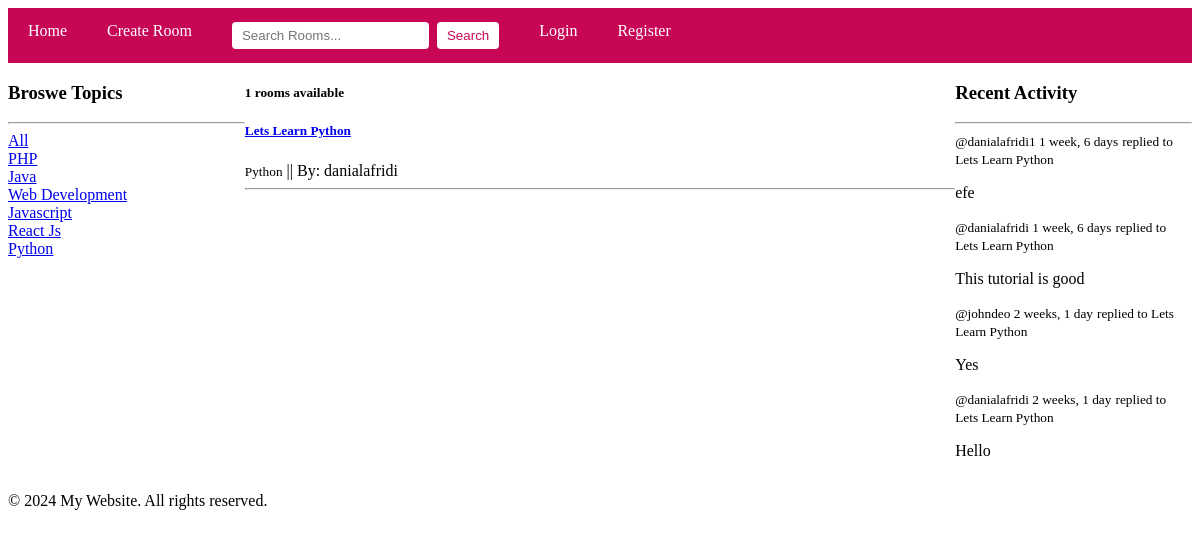
Page /?q=Python on the committed database.
### base/models.py (models this page shows)
class Topic(models.Model):
    name = models.CharField(max_length=200, blank=False)
    updated_at = models.DateTimeField(auto_now=True)
    created_at = models.DateTimeField(auto_now_add=True)
    class Meta:
        ordering = ['-updated_at', '-created_at']
    def __str__(self):
        return str(self.name)

class Room(models.Model):
    host = models.ForeignKey(User, on_delete=models.SET_NULL,null=True)
    topic = models.ForeignKey(Topic, on_delete=models.SET_NULL,null=True)
    name = models.CharField(max_length=100, blank=False)
    description = models.TextField(null=True, blank=True)
    participants = models.ManyToManyField(User,related_name='participants',blank=True)
    updated_at = models.DateTimeField(auto_now=True)
    created_at = models.DateTimeField(auto_now_add=True)
    class Meta:
        ordering = ['-updated_at', '-created_at']
    def __str__(self):
        return str(self.name)

class Message(models.Model):
     user = models.ForeignKey(User, on_delete=models.CASCADE)
     room = models.ForeignKey(Room, on_delete=models.CASCADE)
     body = models.TextField()
     updated_at = models.DateTimeField(auto_now=True)
     created_at = models.DateTimeField(auto_now_add=True)
     class Meta:
        ordering = ['-updated_at', '-created_at']
     def __str__(self):
        return str(self.body[0:50])

### base/views.py (the view)
# urls.py: path('', views.home,name='home'),
def home(request):
    q = request.GET.get('q') if request.GET.get('q') != None else ''
    rooms = Room.objects.filter(Q(topic__name__icontains=q) | Q(name__icontains=q) | Q(description__icontains=q) | Q(host__username__icontains=q))
    topics = Topic.objects.all()
    room_count = rooms.count()
    room_message = Message.objects.filter(Q(room__topic__name__icontains=q))
    context = {'rooms':rooms,'topics':topics,'room_count':room_count,'room_messages':room_message}
    return render(request,'base/home.html', context)

### base/templates/base/home.html (shortened to what this page needs)
{% extends 'main.html' %}
{% block content %}
<div class="home-container">
    <div>
        {% include 'base/component/topics.html' %}
    </div>
    <div>
        {% include 'base/component/feed.html' %}
    </div>
     <div>
   {% include 'base/component/activity.html' %}
</div>
</div>
   {% endblock content %}

### base/templates/base/component/topics.html
    <h3>Broswe Topics</h3>
    <hr>
    <div>
        <a href="{% url 'home' %}">All</a>
    </div>
    {% for topic in topics %}
    <div>
        <a href="{% url 'home' %}?q={{topic.name}}">{{topic.name}}</a>
    </div>
    {% endfor %}

### base/templates/base/component/feed.html (shortened to what this page needs)
<h5>{{room_count}} rooms available</h5>
{% for room in rooms%}
<div>
    <h5><a class="btn" href="{% url 'room' room.id %}">{{room.name}}</a></h5>
    <small>{{room.topic}}</small> ||  <span >By: {{room.host.username}}</span>
    <hr>
</div>
{% endfor %}

### base/templates/base/component/activity.html (shortened to what this page needs)
    <h3>Recent Activity</h3>
    <hr>
    {% for message in room_messages %}
    <div>
        <small>@{{message.user}} {{message.created_at|timesince}}</small>
        <small>replied to {{message.room}}</small>
        <p>{{message}}</p>
    </div>
    {% endfor %}

### base/templates/base/home.html (style rules this page uses)
.home-container { display: grid; grid-template-columns: 1fr 3fr 1fr; justify-content: space-between; }

### rows in the picture
Topic: name "PHP"
Topic: name "Java"
Topic: name "Web Development"
Topic: name "Javascript"
Topic: name "React Js"
Topic: name "Python"
Room: name "Lets Learn Python", topic "Python", host.username "danialafridi"
Message: user "danialafridi1", created_at "1 week, 6 days", room "Lets Learn Python", body "efe"
Message: user "danialafridi", created_at "1 week, 6 days", room "Lets Learn Python", body "This tutorial is good"
Message: user "johndeo", created_at "2 weeks, 1 day", room "Lets Learn Python", body "Yes"
Message: user "danialafridi", created_at "2 weeks, 1 day", room "Lets Learn Python", body "Hello"

### other values in the picture
{{ room_count }} "1"
